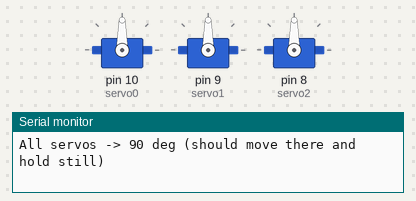
The sketch below on a simulated Arduino Uno, built with avr-gcc and run on an emulated ATmega328P. On the bench: 3 × servo, the last lines printed to the serial monitor.

Above: at 0.05 s.
At 6.0 s:
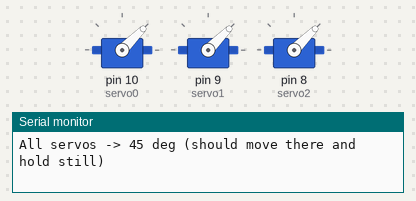
At 12.0 s:
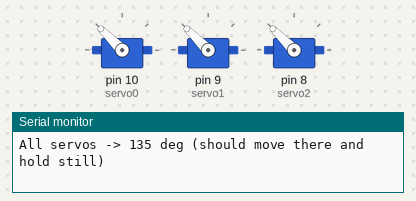
Timing chart, 0 to 15.6 s (numbered marks = the images above):
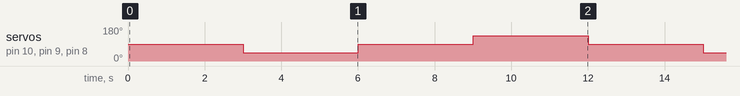

Measured:
- by itself, servo on pin 10 (servo0), servo on pin 9 (servo1), servo on pin 8 (servo2): repeats every 12.0 s: 90° 3.0 s, 135° 3.0 s, 90° 3.0 s, 45° 3.0 s

The sketch:

Servo_Test.ino
```cpp
/*
  Servo test for the gimbal (no IMU needed).
  Sends all three servos to 90, 45, 90, 135 degrees, holding each for 3 seconds.
    180-degree (positional) servos: move to each angle and STOP and hold there.
    360-degree (continuous rotation) servos: keep SPINNING at 45 and 135, and stop (or creep) at 90.
*/

#include <Servo.h>

Servo servo0;  // Yaw   D10
Servo servo1;  // Pitch D9
Servo servo2;  // Roll  D8

const int angles[] = {90, 45, 90, 135};

void setup() {
  Serial.begin(115200);
  servo0.attach(10);
  servo1.attach(9);
  servo2.attach(8);
}

void loop() {
  for (int i = 0; i < 4; i++) {
    Serial.print(F("All servos -> "));
    Serial.print(angles[i]);
    Serial.println(F(" deg (should move there and hold still)"));
    servo0.write(angles[i]);
    servo1.write(angles[i]);
    servo2.write(angles[i]);
    delay(3000);
  }
}
```
